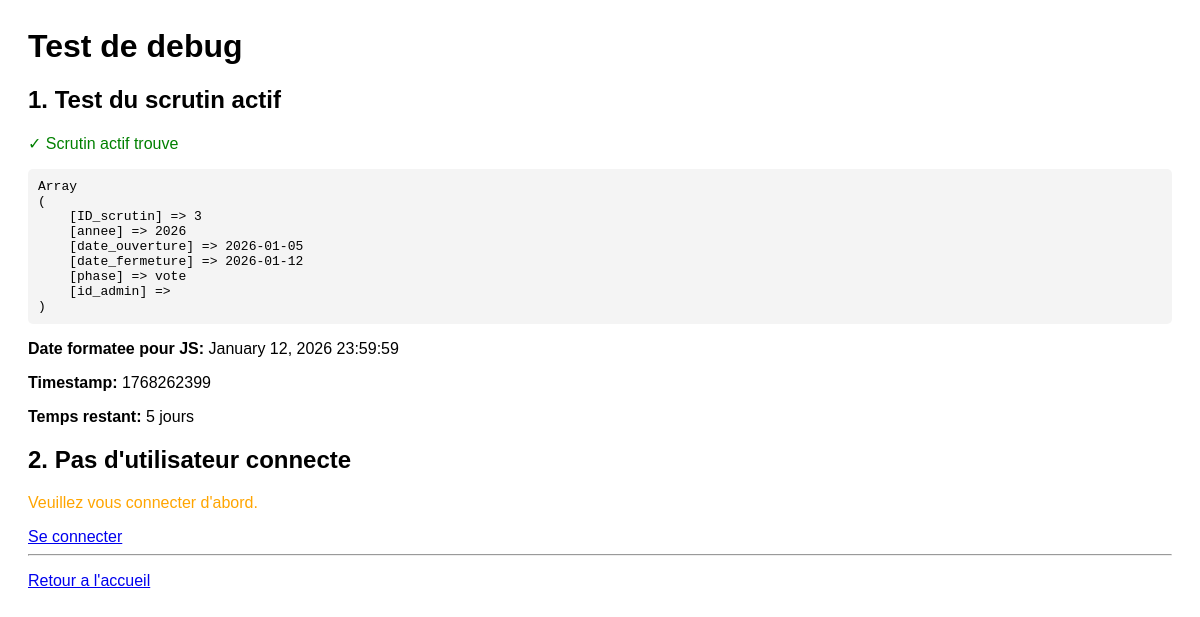
The app's page /pages/test-debug.php, older data.
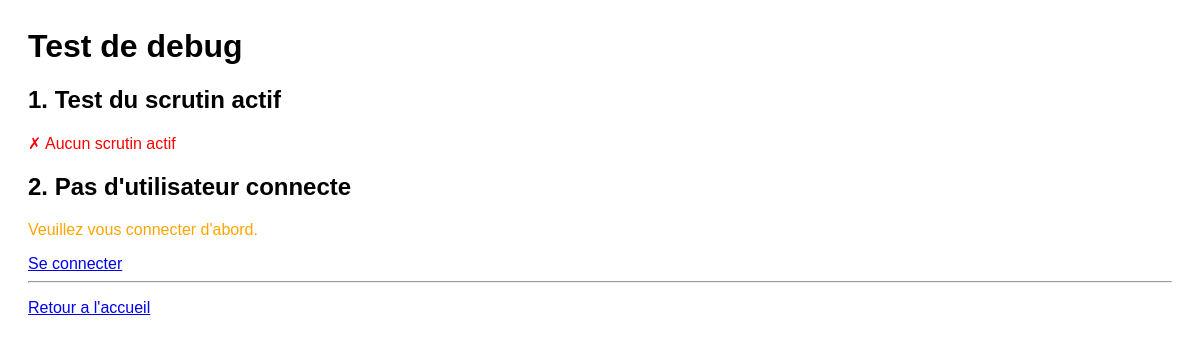
The same page, newer data.
### tables this page shows
CREATE TABLE `scrutin` (
  `ID_scrutin` int(11) NOT NULL,
  `annee` int(11) NOT NULL,
  `date_ouverture` date NOT NULL,
  `date_fermeture` date NOT NULL,
  `phase` enum('preparation','vote','resultat') NOT NULL,
  `id_admin` int(11) DEFAULT NULL
);

### includes/functions.php (called while the page is built, shortened)
<?php
function getScrutinActif() {
    try {
        $conn = dbconnect();
        $sql = "SELECT * FROM scrutin
                WHERE phase = 'vote'
                AND date_ouverture <= CURDATE()
                AND date_fermeture >= CURDATE()
                ORDER BY date_ouverture DESC
                LIMIT 1";
        $stmt = $conn->query($sql);
        return $stmt->fetch(PDO::FETCH_ASSOC);
    } catch (PDOException $e) {
        error_log("Erreur getScrutinActif: " . $e->getMessage());
        return null;
    }
}
?>

### pages/test-debug.php (the view, shortened to what this page needs)
<?php
require_once '../includes/functions.php';
echo "<h1>Test de debug</h1>";
echo "<h2>1. Test du scrutin actif</h2>";
$scrutin = getScrutinActif();
if ($scrutin) {
    echo "<p style='color:green'>✓ Scrutin actif trouve</p>";
    echo "<pre>";
    print_r($scrutin);
    echo "</pre>";
    $dateStr = $scrutin['date_fermeture'] . ' 23:59:59';
    $timestamp = strtotime($dateStr);
    $dateFin = date('F d, Y H:i:s', $timestamp);
    echo "<p><strong>Date formatee pour JS:</strong> $dateFin</p>";
    echo "<p><strong>Timestamp:</strong> $timestamp</p>";
    $now = time();
    $diff = $timestamp - $now;
    $jours = floor($diff / (60 * 60 * 24));
    echo "<p><strong>Temps restant:</strong> $jours jours</p>";
} else {
    echo "<p style='color:red'>✗ Aucun scrutin actif</p>";
}
if (isset($_SESSION['email']) && isset($_SESSION['user_type'])) {
    echo "<h2>2. Test de l'utilisateur connecte</h2>";
    echo "<p><strong>Email:</strong> " . htmlspecialchars($_SESSION['email']) . "</p>";
    echo "<p><strong>Type:</strong> " . htmlspecialchars($_SESSION['user_type']) . "</p>";
    $conn = dbconnect();
    $table = $_SESSION['user_type'];
    $sql = "SELECT * FROM $table WHERE email = :email";
    $stmt = $conn->prepare($sql);
    $stmt->execute([':email' => $_SESSION['email']]);
    $user = $stmt->fetch(PDO::FETCH_ASSOC);
    if ($user) {
        echo "<h3>Donnees de l'utilisateur:</h3>";
        echo "<pre>";
        print_r($user);
        echo "</pre>";
        echo "<h3>Test des champs age, sexe, nationalite:</h3>";
        echo "<p><strong>age:</strong> ";
        if (isset($user['age'])) {
            echo "Existe - Valeur: " . var_export($user['age'], true);
            echo " - Type: " . gettype($user['age']);
            echo " - empty(): " . (empty($user['age']) ? 'true' : 'false');
            echo " - is_null(): " . (is_null($user['age']) ? 'true' : 'false');
        } else {
            echo "N'existe pas dans le tableau";
        }
        echo "</p>";
        echo "<p><strong>sexe:</strong> ";
        if (isset($user['sexe'])) {
            echo "Existe - Valeur: " . var_export($user['sexe'], true);
            echo " - Type: " . gettype($user['sexe']);
            echo " - empty(): " . (empty($user['sexe']) ? 'true' : 'false');
        } else {
            echo "N'existe pas";
        }
        echo "</p>";
        echo "<p><strong>nationalite:</strong> ";
        if (isset($user['nationalite'])) {
            echo "Existe - Valeur: " . var_export($user['nationalite'], true);
            echo " - Type: " . gettype($user['nationalite']);
            echo " - empty(): " . (empty($user['nationalite']) ? 'true' : 'false');
        } else {
            echo "N'existe pas";
        }
        echo "</p>";
    } else {
        echo "<p style='color:red'>✗ Utilisateur non trouve dans la base</p>";
    }
} else {
    echo "<h2>2. Pas d'utilisateur connecte</h2>";
    echo "<p style='color:orange'>Veuillez vous connecter d'abord.</p>";
    echo "<a href='login.php'>Se connecter</a>";
}
echo "<hr><p><a href='../index.php'>Retour a l'accueil</a></p>";
?>

Row changes from the older to the newer data that the page shows:
removed scrutin: date_fermeture "January 12, 2026 23:59:59", date_fermeture "1768262399"
Text that changed along with them:
text no longer shown: "✓ Scrutin actif trouve Array ( [ID_scrutin] => 3 [annee] => 2026 [date_ouverture] => 2026-01-05 [date_fermeture] => 2026-01-12 [phase] => vote [id_admin] => ) Date formatee pour JS: Timestamp: Temps restant: jours"
text now shown: "✗ Aucun scrutin actif"
